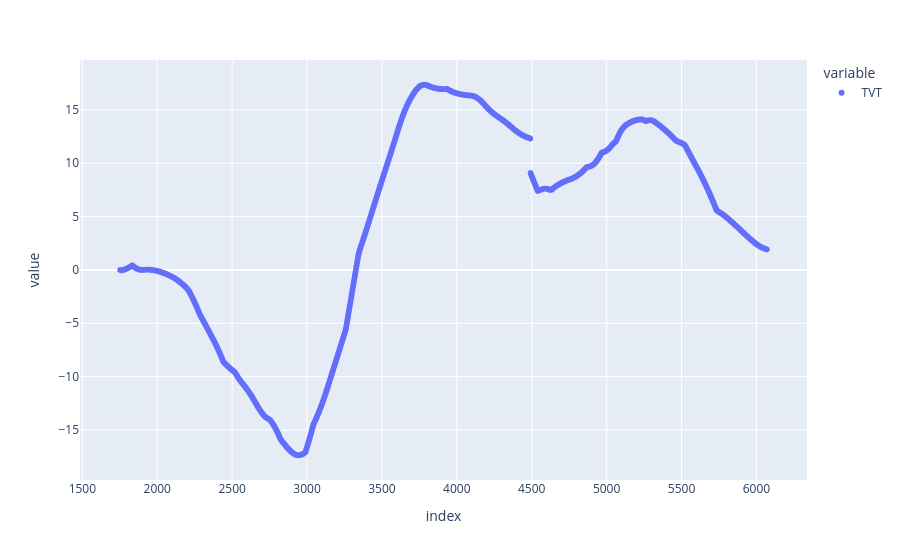

Notebook code cell kept with this figure:
### Code cell
px.scatter(well_data.loc[first_pred_idx:,"TVT"] - well_data.loc[last_known_idx,"TVT"])

### Figure 1 — Plotly figure (JSON) as saved in the notebook; plotly's stock layout.template omitted (floating-point values rounded to 4 significant figures; data arrays with more than 128 entries replaced by an {"elided": "..."} marker saying what was removed)
{"data": [{"hovertemplate": "variable=TVT<br>index=%{x}<br>value=%{y}<extra></extra>", "legendgroup": "TVT", "marker": {"color": "#636efa", "symbol": "circle"}, "mode": "markers", "name": "TVT", "showlegend": true, "type": "scattergl", "x": {"elided": "4319 int values"}, "xaxis": "x", "y": {"elided": "4319 float values"}, "yaxis": "y"}], "layout": {"legend": {"title": {"text": "variable"}, "tracegroupgap": 0}, "margin": {"t": 60}, "xaxis": {"anchor": "y", "domain": [0, 1], "title": {"text": "index"}}, "yaxis": {"anchor": "x", "domain": [0, 1], "title": {"text": "value"}}}}
